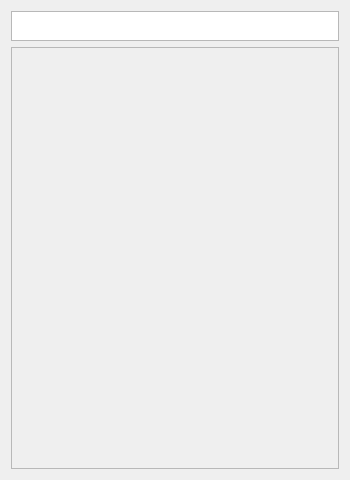
<?xml version="1.0" encoding="UTF-8"?>
<ui version="4.0">
 <class>FileOpen</class>
 <widget class="QWidget" name="FileOpen">
  <property name="geometry">
   <rect>
    <x>0</x>
    <y>0</y>
    <width>350</width>
    <height>480</height>
   </rect>
  </property>
  <property name="sizePolicy">
   <sizepolicy hsizetype="Preferred" vsizetype="Preferred">
    <horstretch>0</horstretch>
    <verstretch>0</verstretch>
   </sizepolicy>
  </property>
  <property name="minimumSize">
   <size>
    <width>350</width>
    <height>480</height>
   </size>
  </property>
  <property name="windowTitle">
   <string>Form</string>
  </property>
  <layout class="QVBoxLayout" name="verticalLayout_2">
   <item>
    <widget class="QTextBrowser" name="textBrowser">
     <property name="maximumSize">
      <size>
       <width>16777215</width>
       <height>30</height>
      </size>
     </property>
    </widget>
   </item>
   <item>
    <widget class="QScrollArea" name="scrollArea">
     <property name="sizePolicy">
      <sizepolicy hsizetype="Expanding" vsizetype="Expanding">
       <horstretch>0</horstretch>
       <verstretch>0</verstretch>
      </sizepolicy>
     </property>
     <property name="widgetResizable">
      <bool>true</bool>
     </property>
     <widget class="QWidget" name="scrollAreaWidgetContents">
      <property name="geometry">
       <rect>
        <x>0</x>
        <y>0</y>
        <width>330</width>
        <height>18</height>
       </rect>
      </property>
      <property name="sizePolicy">
       <sizepolicy hsizetype="Preferred" vsizetype="Fixed">
        <horstretch>0</horstretch>
        <verstretch>0</verstretch>
       </sizepolicy>
      </property>
      <layout class="QVBoxLayout" name="verticalLayout"/>
     </widget>
    </widget>
   </item>
  </layout>
 </widget>
 <resources/>
 <connections/>
</ui>
